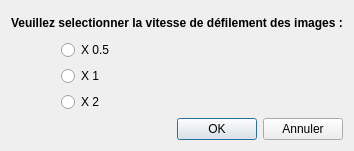
<?xml version="1.0" encoding="UTF-8"?>
<ui version="4.0">
 <class>DialogVitesse</class>
 <widget class="QDialog" name="DialogVitesse">
  <property name="geometry">
   <rect>
    <x>0</x>
    <y>0</y>
    <width>348</width>
    <height>151</height>
   </rect>
  </property>
  <property name="windowTitle">
   <string>Dialog</string>
  </property>
  <layout class="QVBoxLayout" name="verticalLayout_2">
   <item>
    <widget class="QLabel" name="lchangerVitesse">
     <property name="font">
      <font>
       <bold>true</bold>
      </font>
     </property>
     <property name="text">
      <string>Veuillez selectionner la vitesse de défilement des images :</string>
     </property>
    </widget>
   </item>
   <item>
    <layout class="QVBoxLayout" name="verticalLayout">
     <property name="leftMargin">
      <number>50</number>
     </property>
     <item>
      <widget class="QRadioButton" name="radioB0_5">
       <property name="font">
        <font>
         <pointsize>9</pointsize>
         <bold>false</bold>
        </font>
       </property>
       <property name="text">
        <string>X 0.5</string>
       </property>
      </widget>
     </item>
     <item>
      <widget class="QRadioButton" name="radioB1">
       <property name="text">
        <string>X 1</string>
       </property>
      </widget>
     </item>
     <item>
      <widget class="QRadioButton" name="radioB2">
       <property name="text">
        <string>X 2</string>
       </property>
      </widget>
     </item>
    </layout>
   </item>
   <item>
    <layout class="QHBoxLayout" name="horizontalLayout">
     <item>
      <spacer name="horizontalSpacer">
       <property name="orientation">
        <enum>Qt::Horizontal</enum>
       </property>
       <property name="sizeHint" stdset="0">
        <size>
         <width>40</width>
         <height>20</height>
        </size>
       </property>
      </spacer>
     </item>
     <item>
      <widget class="QPushButton" name="btnOk">
       <property name="text">
        <string>OK</string>
       </property>
      </widget>
     </item>
     <item>
      <widget class="QPushButton" name="btnAnnuler">
       <property name="text">
        <string>Annuler</string>
       </property>
      </widget>
     </item>
    </layout>
   </item>
  </layout>
 </widget>
 <resources/>
 <connections/>
</ui>
